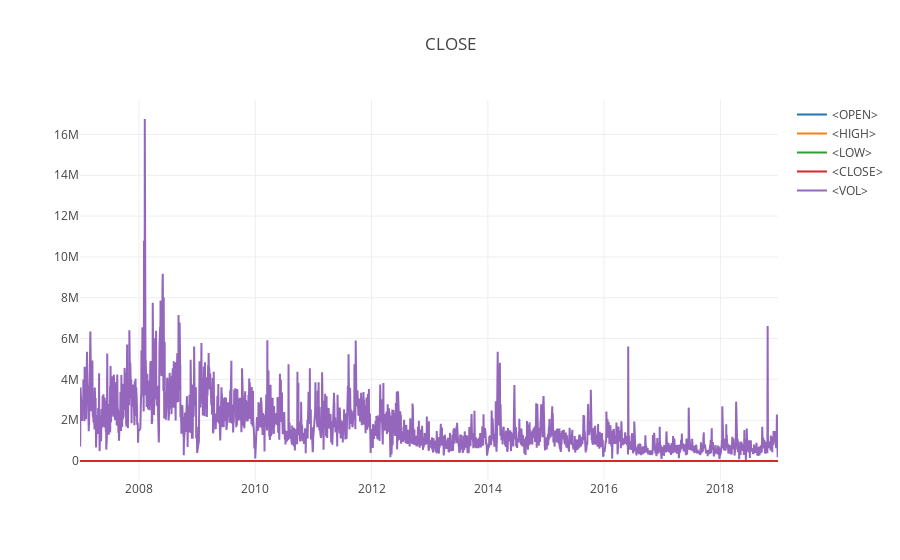

Notebook source saved alongside this figure:
### Code cell
plotly_df(dataset, title = "CLOSE")

### Figure 1 — Plotly figure (JSON) as saved in the notebook; plotly's stock layout.template omitted (floating-point values rounded to 4 significant figures; data arrays with more than 128 entries replaced by an {"elided": "..."} marker saying what was removed)
{"data": [{"mode": "lines", "name": "<OPEN>", "type": "scatter", "uid": "2787f3c8-7161-47cf-94a2-ce2a5655211c", "x": {"elided": "3005 str values"}, "y": {"elided": "3005 float values"}}, {"mode": "lines", "name": "<HIGH>", "type": "scatter", "uid": "52f45059-4499-45fe-a411-2bfb8831e872", "x": {"elided": "3005 str values"}, "y": {"elided": "3005 float values"}}, {"mode": "lines", "name": "<LOW>", "type": "scatter", "uid": "4c137461-ee70-400c-90a5-96d4185ddb08", "x": {"elided": "3005 str values"}, "y": {"elided": "3005 float values"}}, {"mode": "lines", "name": "<CLOSE>", "type": "scatter", "uid": "a6e0ac15-b569-4c77-9ced-a3e3e6c37b21", "x": {"elided": "3005 str values"}, "y": {"elided": "3005 float values"}}, {"mode": "lines", "name": "<VOL>", "type": "scatter", "uid": "586fd904-c34a-4105-8c71-b04bd219f055", "x": {"elided": "3005 str values"}, "y": {"elided": "3005 int values"}}], "layout": {"title": "CLOSE"}}
